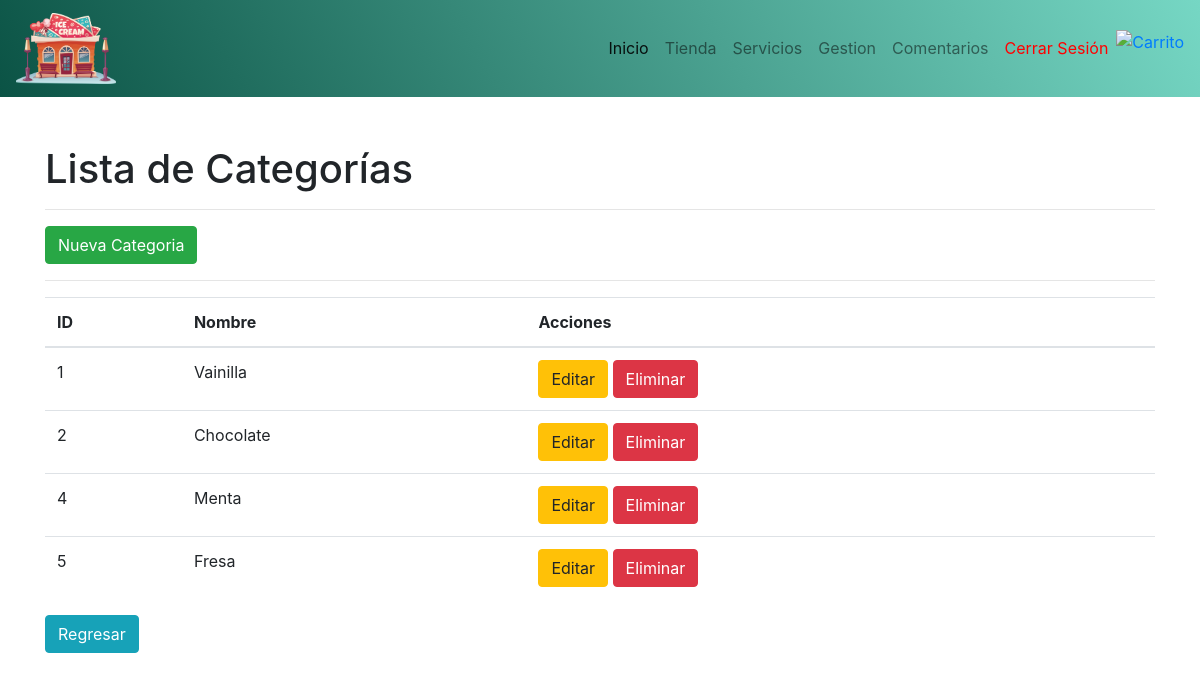
The app's page /view/VerCategorias.php with its own data.
### tables this page shows
CREATE TABLE `categoria` (
  `categoriaID` int(11) NOT NULL,
  `nombre` varchar(50) NOT NULL
);

### models/CategoriaModelo.php (called while the page is built, shortened)
<?php
class CategoriaModelo {
    public function obtenerCategorias() {
        $conexion = Conexion::conectar();
        $stmt = $conexion->prepare("SELECT * FROM categoria");
        $stmt->execute();
        return $stmt->fetchAll(PDO::FETCH_ASSOC);
    }
}
?>

### controllers/CategoriaControlador.php (called while the page is built, shortened)
<?php
require_once "../models/CategoriaModelo.php";
class CategoriaControlador {
    private $modelo;
    public function __construct() {
        $this->modelo = new CategoriaModelo();
    }
    public function obtenerCategorias() {
        return $this->modelo->obtenerCategorias();
    }
}
?>

### view/VerCategorias.php (the view, shortened to what this page needs)
<!DOCTYPE html>
<html lang="en">
<head>
    <link rel="stylesheet" href="https://maxcdn.bootstrapcdn.com/bootstrap/4.5.2/css/bootstrap.min.css">
</head>
<body>
<?php require('./layout/navADMIN.php') ?>
    <div class="container mt-5">
        <h1>Lista de Categorías</h1>
        <hr>
        <a class="btn btn-success" href="nueva_categoria.php">Nueva Categoria <i class="fa fa-plus"></i> </a>
        <hr>
        <table class="table">
            <thead>
                <tr>
                    <th>ID</th>
                    <th>Nombre</th>
                    <th>Acciones</th>
                </tr>
            </thead>
            <tbody>
                <?php
                    require_once '../controllers/CategoriaControlador.php';
                    $categoriaControlador = new CategoriaControlador();
                    $categorias = $categoriaControlador->obtenerCategorias();
                    foreach ($categorias as $categoria) {
                        echo "<tr>";
                        echo "<td>{$categoria['categoriaID']}</td>";
                        echo "<td>{$categoria['nombre']}</td>";
                        echo "<td>
                                <a href='editar_categoria.php?id={$categoria['categoriaID']}' class='btn btn-warning'>Editar</a>
                                <a href='eliminar_categoria.php?id={$categoria['categoriaID']}' class='btn btn-danger'>Eliminar</a>
                            </td>";
                        echo "</tr>";
                    }
                ?>
            </tbody>
        </table>
        <a class="btn btn-info" href="gestion.php">Regresar <i class="fa fa-plus"></i> </a>
    </div>
</body>
</html>

### records on screen
categoria: categoriaID "1", nombre "Vainilla"
categoria: categoriaID "2", nombre "Chocolate"
categoria: categoriaID "4", nombre "Menta"
categoria: categoriaID "5", nombre "Fresa"
